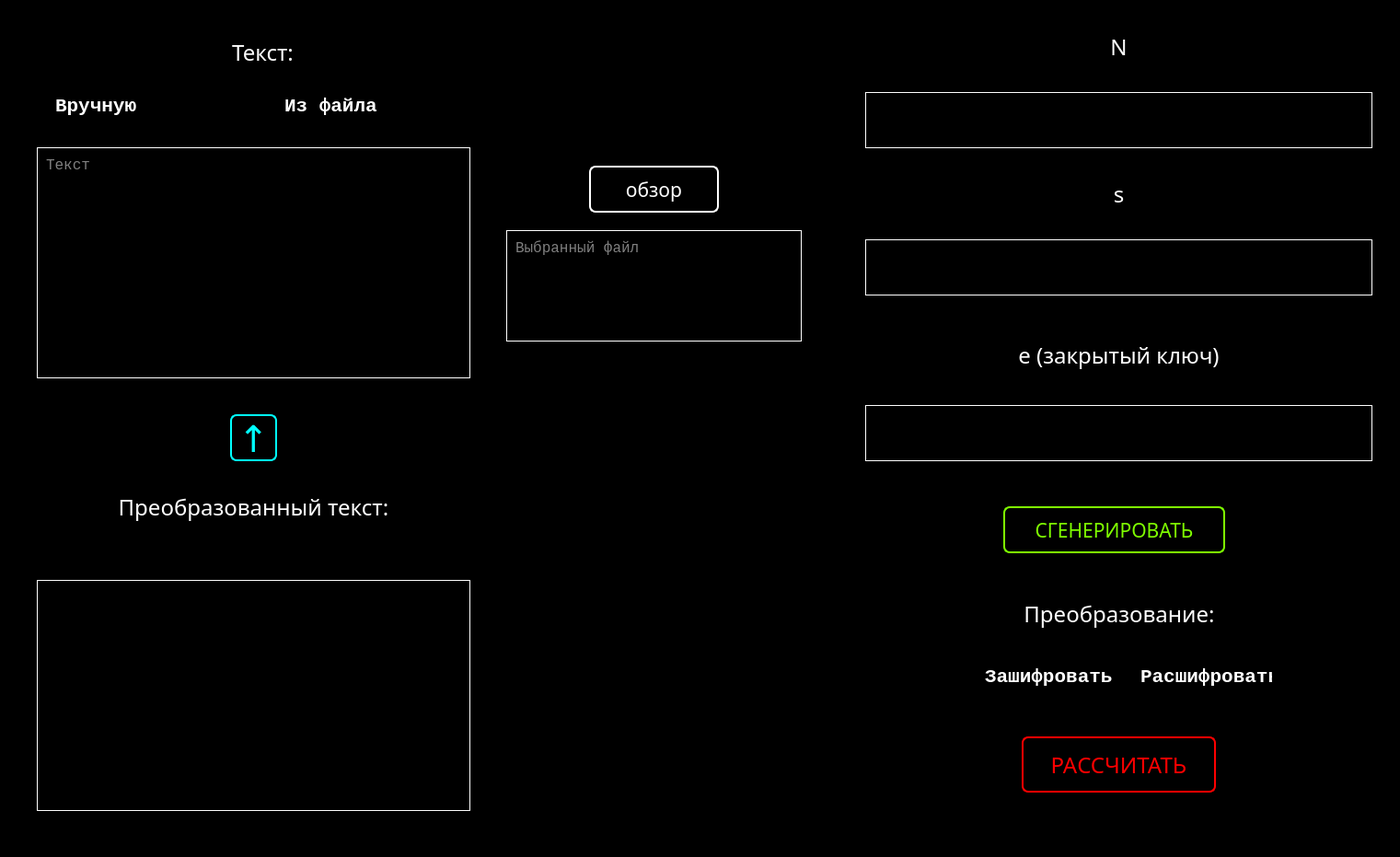
<?xml version="1.0" encoding="UTF-8"?>
<ui version="4.0">
 <class>MainWindow</class>
 <widget class="QMainWindow" name="MainWindow">
  <property name="geometry">
   <rect>
    <x>0</x>
    <y>0</y>
    <width>1521</width>
    <height>931</height>
   </rect>
  </property>
  <property name="sizePolicy">
   <sizepolicy hsizetype="Maximum" vsizetype="Maximum">
    <horstretch>0</horstretch>
    <verstretch>0</verstretch>
   </sizepolicy>
  </property>
  <property name="font">
   <font>
    <family>Arial</family>
    <pointsize>8</pointsize>
   </font>
  </property>
  <property name="windowTitle">
   <string>RSA</string>
  </property>
  <property name="styleSheet">
   <string notr="true">background-color: black;
color: white;
</string>
  </property>
  <widget class="QWidget" name="centralwidget">
   <widget class="QLabel" name="label_converted_text">
    <property name="geometry">
     <rect>
      <x>40</x>
      <y>520</y>
      <width>471</width>
      <height>61</height>
     </rect>
    </property>
    <property name="font">
     <font>
      <family>NiseSega Cyrillic</family>
      <pointsize>18</pointsize>
     </font>
    </property>
    <property name="text">
     <string>Преобразованный текст:</string>
    </property>
    <property name="alignment">
     <set>Qt::AlignCenter</set>
    </property>
   </widget>
   <widget class="QTextEdit" name="original_text">
    <property name="geometry">
     <rect>
      <x>40</x>
      <y>160</y>
      <width>471</width>
      <height>251</height>
     </rect>
    </property>
    <property name="font">
     <font>
      <family>Consolas</family>
      <pointsize>12</pointsize>
     </font>
    </property>
    <property name="styleSheet">
     <string notr="true">border-color: white;
padding: 5px;</string>
    </property>
    <property name="frameShape">
     <enum>QFrame::Box</enum>
    </property>
    <property name="frameShadow">
     <enum>QFrame::Plain</enum>
    </property>
    <property name="placeholderText">
     <string>Текст</string>
    </property>
   </widget>
   <widget class="QPushButton" name="btn_performing">
    <property name="geometry">
     <rect>
      <x>1110</x>
      <y>800</y>
      <width>211</width>
      <height>61</height>
     </rect>
    </property>
    <property name="font">
     <font>
      <family>NiseSega Cyrillic</family>
      <pointsize>18</pointsize>
     </font>
    </property>
    <property name="styleSheet">
     <string notr="true">QPushButton {
color: red;
border: 2px solid red;
border-radius: 7px;
}
QPushButton:hover {
background-color: rgba(255, 255, 255, 40);
}
QPushButton:pressed {
background-color: rgba(255, 255, 255, 90);
}</string>
    </property>
    <property name="text">
     <string>РАССЧИТАТЬ</string>
    </property>
   </widget>
   <widget class="QWidget" name="layoutWidget">
    <property name="geometry">
     <rect>
      <x>1050</x>
      <y>620</y>
      <width>332</width>
      <height>131</height>
     </rect>
    </property>
    <layout class="QVBoxLayout" name="verticalLayout">
     <item>
      <widget class="QLabel" name="label_performing">
       <property name="font">
        <font>
         <family>NiseSega Cyrillic</family>
         <pointsize>18</pointsize>
        </font>
       </property>
       <property name="text">
        <string>Преобразование:</string>
       </property>
       <property name="alignment">
        <set>Qt::AlignCenter</set>
       </property>
      </widget>
     </item>
     <item>
      <layout class="QHBoxLayout" name="horizontalLayout">
       <item>
        <widget class="QRadioButton" name="radio_encode">
         <property name="enabled">
          <bool>true</bool>
         </property>
         <property name="font">
          <font>
           <family>Consolas</family>
           <pointsize>16</pointsize>
           <bold>true</bold>
          </font>
         </property>
         <property name="text">
          <string>Зашифровать</string>
         </property>
         <attribute name="buttonGroup">
          <string notr="true">buttonGroup</string>
         </attribute>
        </widget>
       </item>
       <item>
        <widget class="QRadioButton" name="radio_decode">
         <property name="enabled">
          <bool>true</bool>
         </property>
         <property name="font">
          <font>
           <family>Consolas</family>
           <pointsize>16</pointsize>
           <bold>true</bold>
          </font>
         </property>
         <property name="text">
          <string>Расшифровать</string>
         </property>
         <attribute name="buttonGroup">
          <string notr="true">buttonGroup</string>
         </attribute>
        </widget>
       </item>
      </layout>
     </item>
    </layout>
   </widget>
   <widget class="QTextEdit" name="converted_text">
    <property name="geometry">
     <rect>
      <x>40</x>
      <y>630</y>
      <width>471</width>
      <height>251</height>
     </rect>
    </property>
    <property name="font">
     <font>
      <family>Consolas</family>
      <pointsize>12</pointsize>
     </font>
    </property>
    <property name="styleSheet">
     <string notr="true">border-color: white;
padding: 5px;</string>
    </property>
    <property name="frameShape">
     <enum>QFrame::Box</enum>
    </property>
    <property name="frameShadow">
     <enum>QFrame::Plain</enum>
    </property>
    <property name="readOnly">
     <bool>true</bool>
    </property>
    <property name="placeholderText">
     <string/>
    </property>
   </widget>
   <widget class="QWidget" name="layoutWidget_2">
    <property name="geometry">
     <rect>
      <x>40</x>
      <y>20</y>
      <width>491</width>
      <height>111</height>
     </rect>
    </property>
    <layout class="QVBoxLayout" name="verticalLayout_4">
     <item>
      <widget class="QLabel" name="label_text">
       <property name="font">
        <font>
         <family>NiseSega Cyrillic</family>
         <pointsize>18</pointsize>
        </font>
       </property>
       <property name="text">
        <string>Текст:</string>
       </property>
       <property name="alignment">
        <set>Qt::AlignCenter</set>
       </property>
      </widget>
     </item>
     <item>
      <layout class="QHBoxLayout" name="horizontalLayout_4">
       <item>
        <widget class="QRadioButton" name="radio_from_line">
         <property name="enabled">
          <bool>true</bool>
         </property>
         <property name="font">
          <font>
           <family>Consolas</family>
           <pointsize>16</pointsize>
           <bold>true</bold>
          </font>
         </property>
         <property name="text">
          <string>Вручную</string>
         </property>
        </widget>
       </item>
       <item>
        <widget class="QRadioButton" name="radio_from_file">
         <property name="enabled">
          <bool>true</bool>
         </property>
         <property name="font">
          <font>
           <family>Consolas</family>
           <pointsize>16</pointsize>
           <bold>true</bold>
          </font>
         </property>
         <property name="text">
          <string>Из файла</string>
         </property>
        </widget>
       </item>
      </layout>
     </item>
    </layout>
   </widget>
   <widget class="QPushButton" name="btn_open_file">
    <property name="geometry">
     <rect>
      <x>640</x>
      <y>180</y>
      <width>141</width>
      <height>51</height>
     </rect>
    </property>
    <property name="font">
     <font>
      <family>NiseSega Cyrillic</family>
      <pointsize>16</pointsize>
     </font>
    </property>
    <property name="styleSheet">
     <string notr="true">QPushButton {
color: white;
border: 2px solid white;
border-radius: 7px;
}
QPushButton:hover {
background-color: rgba(255, 255, 255, 40);
}
QPushButton:pressed {
background-color: rgba(255, 255, 255, 90);
}</string>
    </property>
    <property name="text">
     <string>обзор</string>
    </property>
   </widget>
   <widget class="QLabel" name="label_open_key_n">
    <property name="geometry">
     <rect>
      <x>1190</x>
      <y>20</y>
      <width>51</width>
      <height>61</height>
     </rect>
    </property>
    <property name="font">
     <font>
      <family>NiseSega Cyrillic</family>
      <pointsize>18</pointsize>
     </font>
    </property>
    <property name="text">
     <string>N</string>
    </property>
    <property name="alignment">
     <set>Qt::AlignCenter</set>
    </property>
   </widget>
   <widget class="QTextEdit" name="text_open_key_n">
    <property name="geometry">
     <rect>
      <x>940</x>
      <y>100</y>
      <width>551</width>
      <height>61</height>
     </rect>
    </property>
    <property name="font">
     <font>
      <family>Consolas</family>
      <pointsize>12</pointsize>
     </font>
    </property>
    <property name="styleSheet">
     <string notr="true">border-color: white;
padding: 5px;</string>
    </property>
    <property name="frameShape">
     <enum>QFrame::Box</enum>
    </property>
    <property name="frameShadow">
     <enum>QFrame::Plain</enum>
    </property>
    <property name="readOnly">
     <bool>false</bool>
    </property>
    <property name="placeholderText">
     <string/>
    </property>
   </widget>
   <widget class="QTextEdit" name="text_open_key_s">
    <property name="geometry">
     <rect>
      <x>940</x>
      <y>260</y>
      <width>551</width>
      <height>61</height>
     </rect>
    </property>
    <property name="font">
     <font>
      <family>Consolas</family>
      <pointsize>12</pointsize>
     </font>
    </property>
    <property name="styleSheet">
     <string notr="true">border-color: white;
padding: 5px;</string>
    </property>
    <property name="frameShape">
     <enum>QFrame::Box</enum>
    </property>
    <property name="frameShadow">
     <enum>QFrame::Plain</enum>
    </property>
    <property name="readOnly">
     <bool>false</bool>
    </property>
    <property name="placeholderText">
     <string/>
    </property>
   </widget>
   <widget class="QLabel" name="label_open_key_s">
    <property name="geometry">
     <rect>
      <x>1190</x>
      <y>180</y>
      <width>51</width>
      <height>61</height>
     </rect>
    </property>
    <property name="font">
     <font>
      <family>NiseSega Cyrillic</family>
      <pointsize>18</pointsize>
     </font>
    </property>
    <property name="text">
     <string>s</string>
    </property>
    <property name="alignment">
     <set>Qt::AlignCenter</set>
    </property>
   </widget>
   <widget class="QPushButton" name="btn_generate_open_keys">
    <property name="geometry">
     <rect>
      <x>1090</x>
      <y>550</y>
      <width>241</width>
      <height>51</height>
     </rect>
    </property>
    <property name="font">
     <font>
      <family>NiseSega Cyrillic</family>
      <pointsize>16</pointsize>
     </font>
    </property>
    <property name="styleSheet">
     <string notr="true">QPushButton {
color: Chartreuse;
border: 2px solid Chartreuse;
border-radius: 7px;
}
QPushButton:hover {
background-color: rgba(255, 255, 255, 40);
}
QPushButton:pressed {
background-color: rgba(255, 255, 255, 90);
}</string>
    </property>
    <property name="text">
     <string>СГЕНЕРИРОВАТЬ</string>
    </property>
   </widget>
   <widget class="QLabel" name="label_closed_key_e">
    <property name="geometry">
     <rect>
      <x>980</x>
      <y>360</y>
      <width>471</width>
      <height>51</height>
     </rect>
    </property>
    <property name="font">
     <font>
      <family>NiseSega Cyrillic</family>
      <pointsize>18</pointsize>
     </font>
    </property>
    <property name="text">
     <string>e (закрытый ключ)</string>
    </property>
    <property name="alignment">
     <set>Qt::AlignCenter</set>
    </property>
   </widget>
   <widget class="QTextEdit" name="text_closed_key_e">
    <property name="geometry">
     <rect>
      <x>940</x>
      <y>440</y>
      <width>551</width>
      <height>61</height>
     </rect>
    </property>
    <property name="font">
     <font>
      <family>Consolas</family>
      <pointsize>12</pointsize>
     </font>
    </property>
    <property name="styleSheet">
     <string notr="true">border-color: white;
padding: 5px;</string>
    </property>
    <property name="frameShape">
     <enum>QFrame::Box</enum>
    </property>
    <property name="frameShadow">
     <enum>QFrame::Plain</enum>
    </property>
    <property name="placeholderText">
     <string/>
    </property>
   </widget>
   <widget class="QTextEdit" name="file_path">
    <property name="geometry">
     <rect>
      <x>550</x>
      <y>250</y>
      <width>321</width>
      <height>121</height>
     </rect>
    </property>
    <property name="font">
     <font>
      <family>Consolas</family>
      <pointsize>12</pointsize>
     </font>
    </property>
    <property name="styleSheet">
     <string notr="true">border-color: white;
padding: 5px;</string>
    </property>
    <property name="frameShape">
     <enum>QFrame::Box</enum>
    </property>
    <property name="frameShadow">
     <enum>QFrame::Plain</enum>
    </property>
    <property name="readOnly">
     <bool>true</bool>
    </property>
    <property name="placeholderText">
     <string>Выбранный файл</string>
    </property>
   </widget>
   <widget class="QPushButton" name="btn_switch_texts">
    <property name="geometry">
     <rect>
      <x>250</x>
      <y>450</y>
      <width>51</width>
      <height>51</height>
     </rect>
    </property>
    <property name="font">
     <font>
      <family>NiseSega Cyrillic</family>
      <pointsize>30</pointsize>
     </font>
    </property>
    <property name="styleSheet">
     <string notr="true">QPushButton {
color: Cyan;
border: 2px solid Cyan;
border-radius: 7px;
}
QPushButton:hover {
background-color: rgba(255, 255, 255, 40);
}
QPushButton:pressed {
background-color: rgba(255, 255, 255, 90);
}</string>
    </property>
    <property name="text">
     <string>↑</string>
    </property>
   </widget>
  </widget>
 </widget>
 <resources/>
 <connections/>
 <buttongroups>
  <buttongroup name="buttonGroup"/>
 </buttongroups>
</ui>
